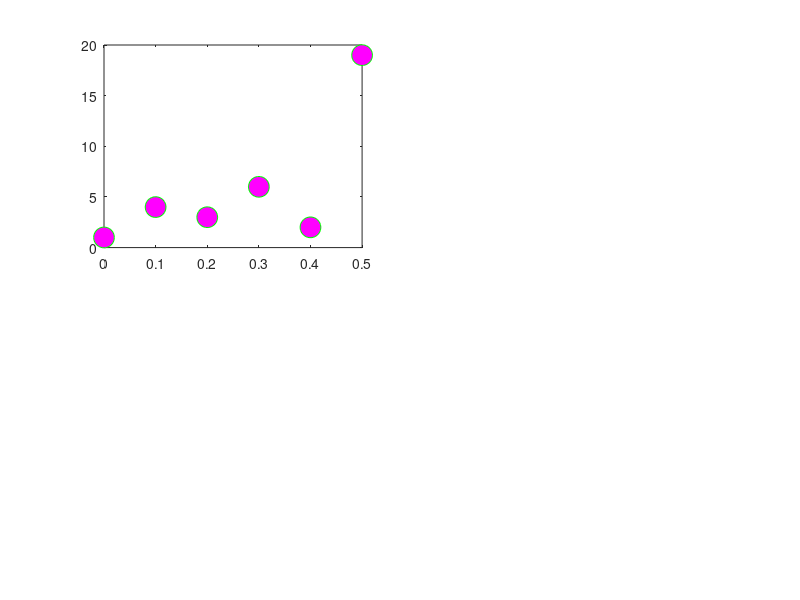
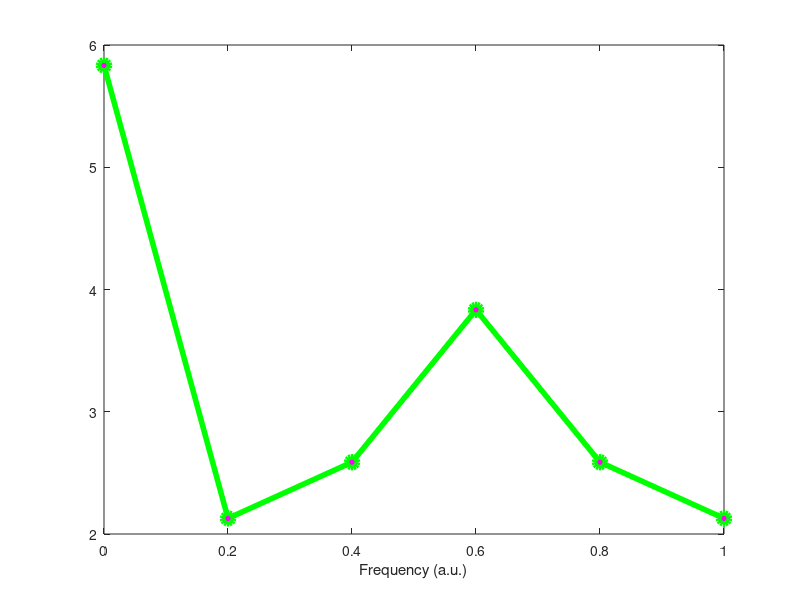

Recreate these plots in MATLAB, in order. (Note: this script raises an error after producing the figures.)
%% low-sampling-rate data to upsample

% in Hz
srate = 10;

% just some numbers...
data  = [1 4 3 6 2 19];

% other parameters
npnts = length(data);
time  = (0:npnts-1)/srate;

% plot the original data
figure(1), clf
subplot(221)
plot(time,data,'go','markersize',15,'markerfacecolor','m')

% amplitude spectrum
figure(2), clf
plot(linspace(0,1,npnts),abs(fft(data/npnts)),'go-','markerfacecolor','m','linew',4,'markersize',8)
xlabel('Frequency (a.u.)')

%% interpolation

% new time vector for interpolation
N = 47;
newTime = linspace(time(1),time(end),N);

% different interpolation options
interpOptions = {'linear';'next';'nearest';'spline'};
interpColors  = 'brkm';
interpShapes  = 'sd^p';

for methodi=1:length(interpOptions)
    
    %% using griddedInterpolant
    
    % define interpolation object
    F = griddedInterpolant(time,data,interpOptions{methodi});
    
    % query that object at requested time points
    newdata = F(newTime);
    
    %% using interp1 (same as above)
    
    newdata = interp1(time,data,newTime,interpOptions{methodi});
    
    %% plots
    
    figure(1)
    subplot(2,2,methodi), hold on
    plot(newTime,newdata,'ks-','markersize',10,'markerfacecolor','w')
    plot(time,data,'go','markersize',15,'markerfacecolor','m')
    
    % make the axis a bit nicer
    set(gca,'xlim',[0 max(time(end),newTime(end))])
    title([ '''' interpOptions{methodi} '''' ]) % 4 single quotes here to get a single quote of text!
    axis square
    
    figure(2), hold on
    plot(linspace(0,1,N),abs(fft(newdata/N)),[ interpColors(methodi) interpShapes(methodi) '-' ],'markerfacecolor',interpColors(methodi))
    
end
 
% adjust spectral plot
figure(2)
set(gca,'xlim',[0 .5])
legend(cat(1,'original',interpOptions))
